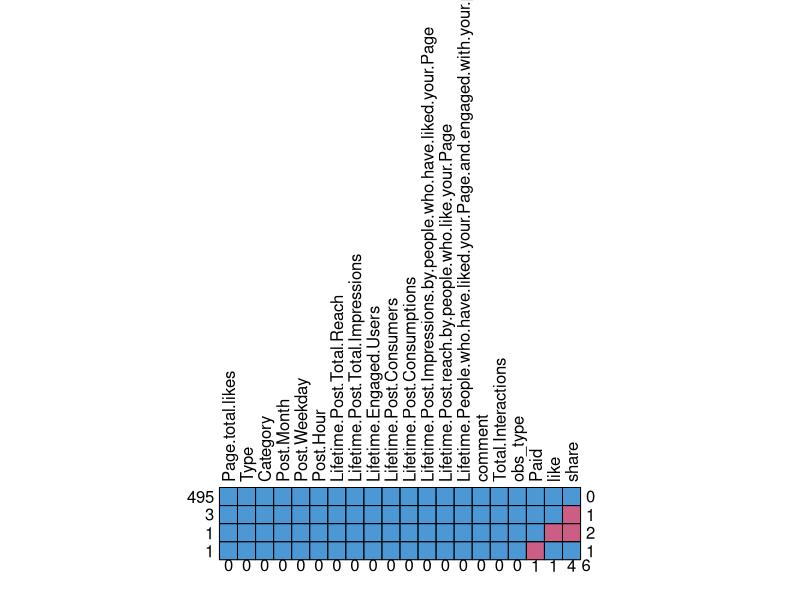
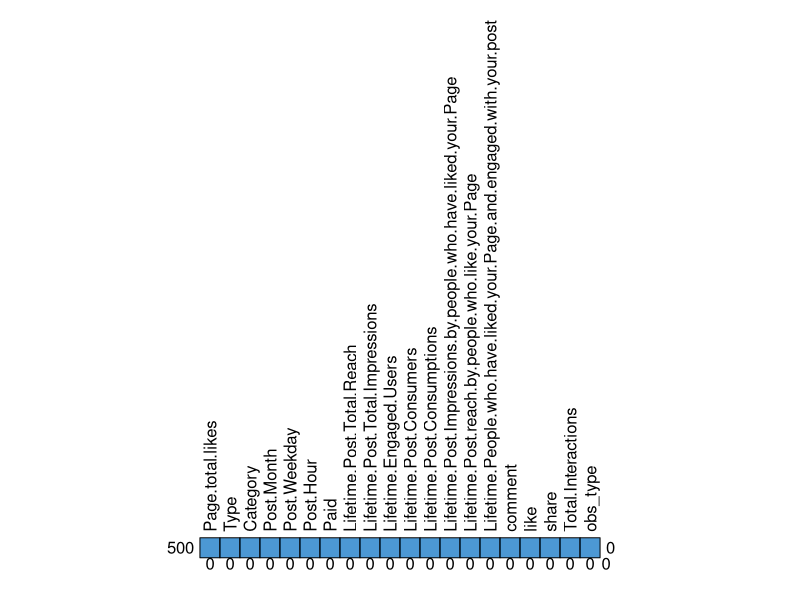
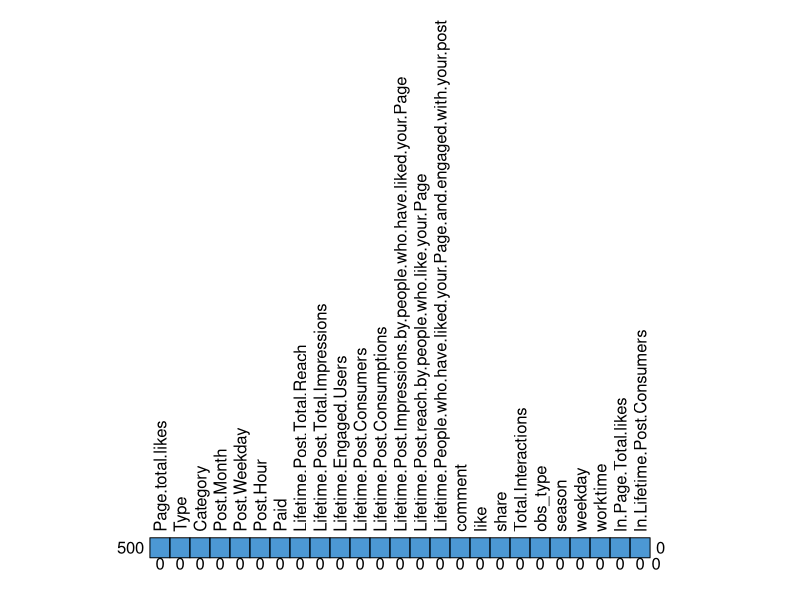
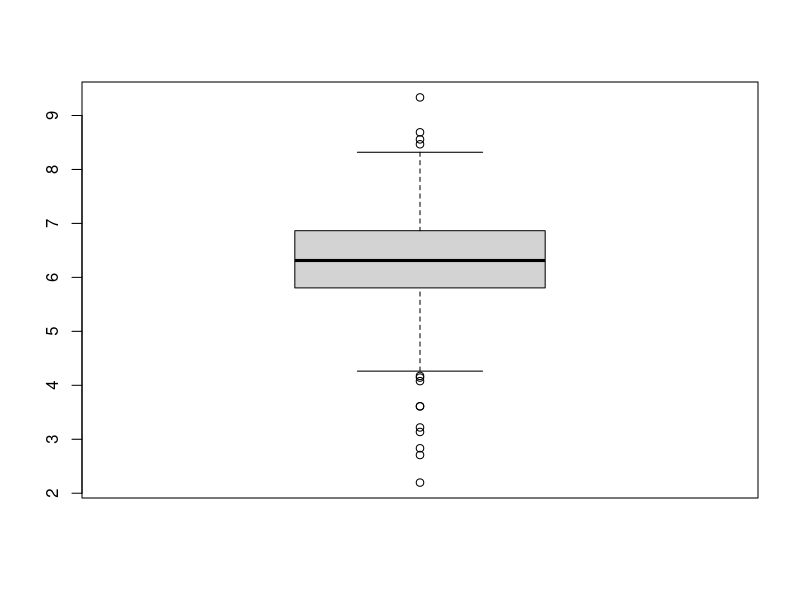
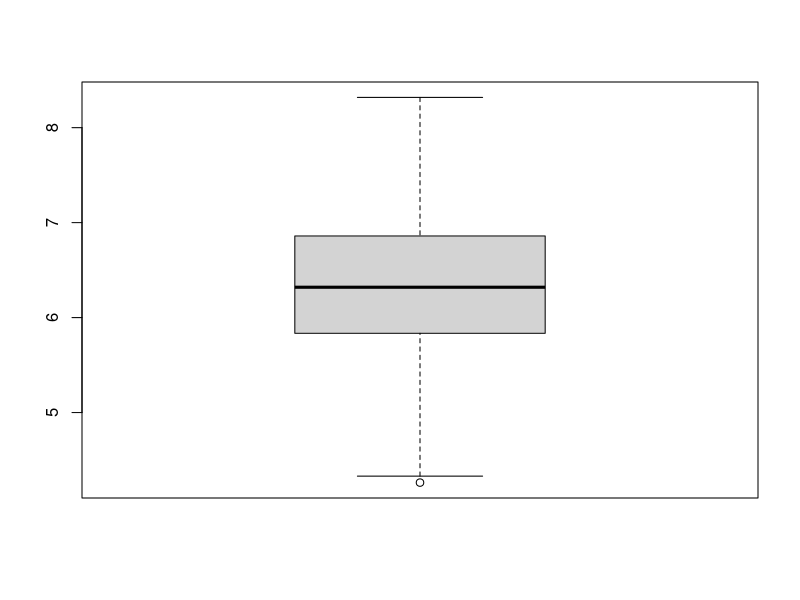
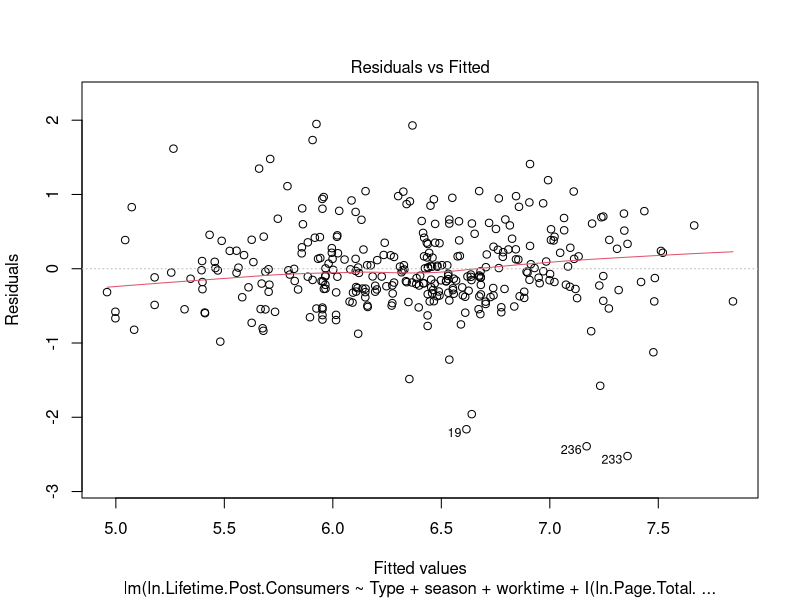
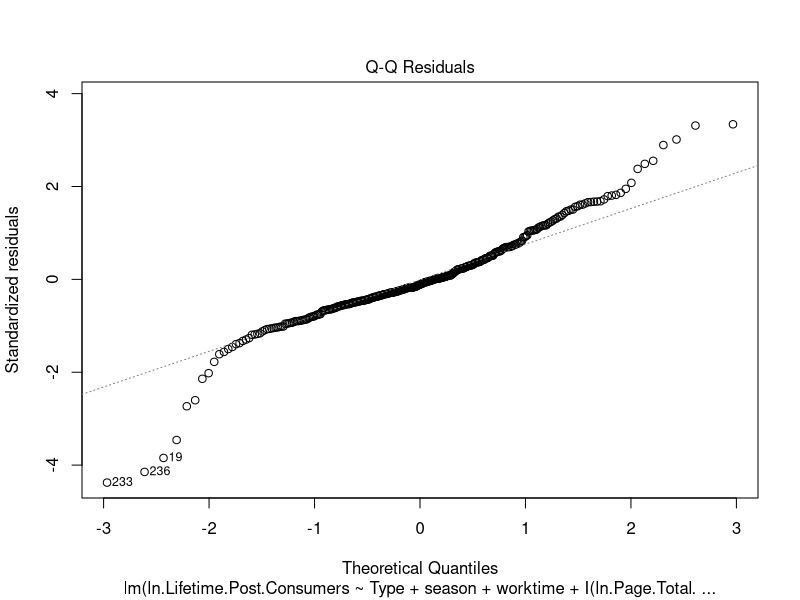
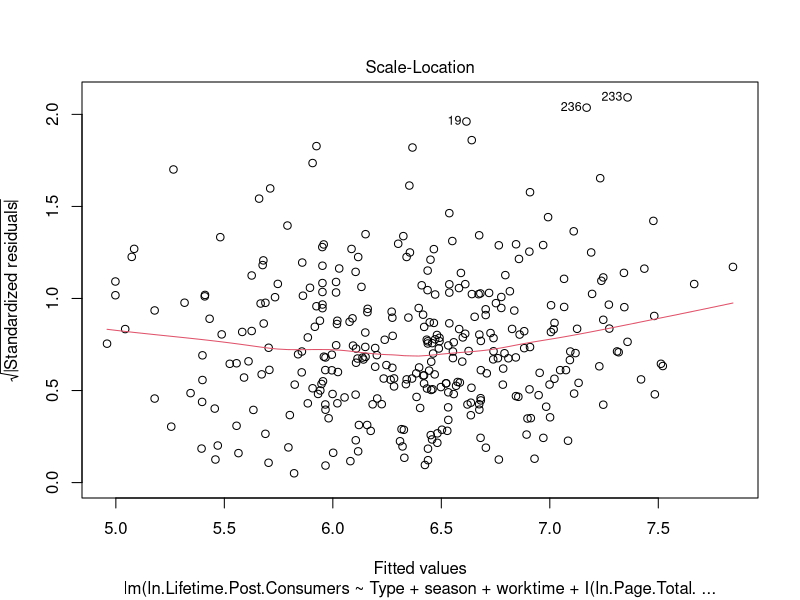

The R source for these figures, in order:
## ---- chunk 1
knitr::opts_chunk$set(echo = TRUE)
## ---- chunk 2
setwd("C:/Users/jackw/Documents/MA575/Project2")
## ---- chunk 3
# install.packages("ggplot2")
# install.packages("GGally")
# install.packages("MASS")
# install.packages("rms")
# install.packages("car")
# install.packages("mice")
# install.packages("MLmetrics")
# install.packages("caret")
## ---- chunk 4
library(ggplot2)
library(GGally)
library(MASS)
library(rms)
library(car)
library(mice)
library(MLmetrics)
library(caret)
## ---- chunk 5
facebook <- read.csv("facebook_updated.csv", header = TRUE, sep = ",")
View(facebook)
## ---- chunk 6
md.pattern(facebook, rotate.names = TRUE) #check missing data
facebook$like[is.na(facebook$like)] <- 0 #replace missing data
facebook$share[is.na(facebook$share)] <- 0 
facebook$Paid[is.na(facebook$Paid)] <- 0 
facebook$comment[is.na(facebook$comment)] <- 0 
md.pattern(facebook, rotate.names = TRUE)# double check missing data
facebook$Category<-as.character(facebook$Category)

#create category variable
facebook$season<-NA
facebook$season[facebook$Post.Month<=2]<-'winter'
facebook$season[facebook$Post.Month>11]<-'winter'
facebook$season[facebook$Post.Month>=3 & facebook$Post.Month<6]<-'spring'
facebook$season[facebook$Post.Month>5 & facebook$Post.Month<9]<-'summer'
facebook$season[facebook$Post.Month>8&facebook$Post.Month<12]<-'autumn'
facebook$weekday<-NA
facebook$weekday[facebook$Post.Weekday<6]<-1
facebook$weekday[facebook$Post.Weekday>5]<-0
facebook$worktime<-0
facebook$worktime[facebook$Post.Hour>9 & facebook$Post.Hour<18]<-1

#transform
facebook$ln.Page.Total.likes<-log(facebook$Page.total.likes)
facebook$ln.Lifetime.Post.Consumers<-log(facebook$Lifetime.Post.Consumers)

# double check missing data
md.pattern(facebook, rotate.names = TRUE)
#summary all column
summary(facebook)
## ---- chunk 7
# Assuming 'facebook' is your data frame
boxplot_data <- facebook$ln.Lifetime.Post.Consumers
boxplot_result <- boxplot(boxplot_data, plot = TRUE, out = TRUE)

outlier_indices <- boxplot_result$out
outlier_rows <- which(boxplot_data %in% outlier_indices)
outliers_df <- data.frame(Row = outlier_rows, Value = boxplot_data[outlier_rows])

print(outliers_df)

facebook <- facebook[-outlier_rows, ]
head(facebook)

boxplot_data <- facebook$ln.Lifetime.Post.Consumers
boxplot_result <- boxplot(boxplot_data, plot = TRUE, out = TRUE)
summary(facebook$ln.Lifetime.Post.Consumers)
## ---- chunk 8
#create training and validation dataset
training_data <- subset(facebook, obs_type == "Training")
validation_data <- subset(facebook, obs_type == "Validation")
#model selection
m.mlr <- lm(ln.Lifetime.Post.Consumers ~ Type + season + worktime +I(ln.Page.Total.likes)
            + weekday + Category + Paid + Paid*ln.Page.Total.likes
            + Type*ln.Page.Total.likes + season*ln.Page.Total.likes + worktime*ln.Page.Total.likes +
              weekday*ln.Page.Total.likes + Category*ln.Page.Total.likes
            ,data = training_data)
summary(m.mlr)
plot(m.mlr)
## ---- chunk 9
stepwise_model <- step(m.mlr, direction = "both")
#remove insignificant variables 
stepwise<-lm(ln.Lifetime.Post.Consumers~  ln.Page.Total.likes + Type:ln.Page.Total.likes + 
               season:ln.Page.Total.likes, data=training_data)
summary(stepwise)
#diagnose
plot(stepwise)
avPlots(stepwise)
vif(stepwise)
## ---- chunk 10
#prediction
validation_data$Predicted_ln.Lifetime.Post.Consumers <- predict(stepwise, newdata = validation_data)
observed_values <- validation_data$ln.Lifetime.Post.Consumers
predicted_values <- validation_data$Predicted_ln.Lifetime.Post.Consumers

rmse <- RMSE(predicted_values, observed_values)
mae <- MAE(predicted_values, observed_values)
r_squared <- R2_Score(predicted_values, observed_values)
cat("Root Mean Squared Error (RMSE):", round(rmse, digits = 4))
cat("Mean Absolute Error (MAE):", round(mae, digits = 4))
cat("R-squared (R^2) Score:", round(r_squared, digits = 4))
## ---- chunk 11
ggplot(validation_data, aes(x = ln.Lifetime.Post.Consumers, y = Predicted_ln.Lifetime.Post.Consumers)) +
  geom_point() +
  geom_abline(intercept = 0, slope = 1, color = "red", linetype = "dashed") +
  labs(x = "Observed Values", y = "Predicted Values",
       title = "Observed vs. Predicted Values") +
  xlim(c(2,10)) +
  ylim(c(4,8)) +
  theme_bw()
## ---- chunk 12
# Residuals plot
ggplot(validation_data, aes(x = 1:nrow(validation_data), y = ln.Lifetime.Post.Consumers-Predicted_ln.Lifetime.Post.Consumers)) +
  geom_point() +
  geom_abline(intercept = 0, slope = 0, color = "red", linetype = "dashed") +
  labs(x = "Observation Index", y = "Residuals",
       title = "Observed vs. Predicted Values") +
  theme_bw()
